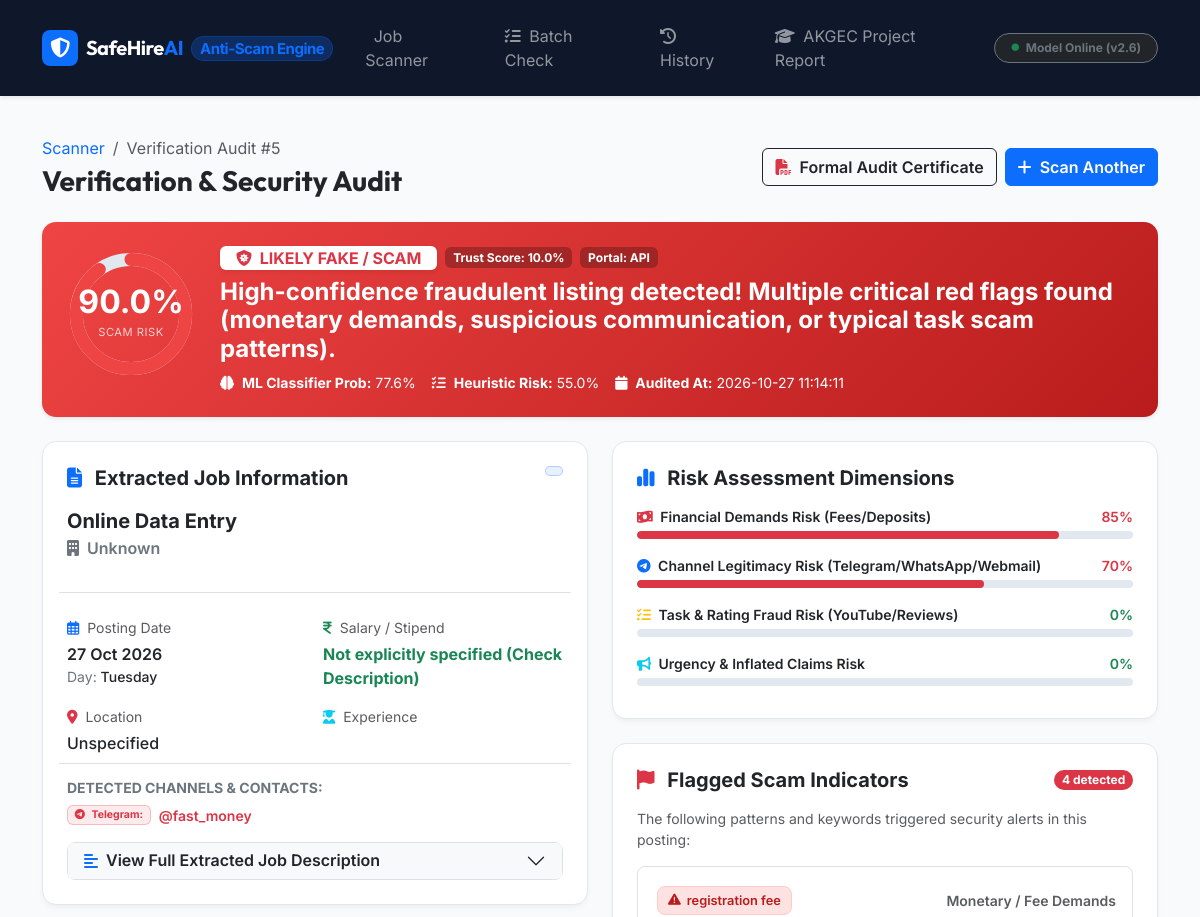
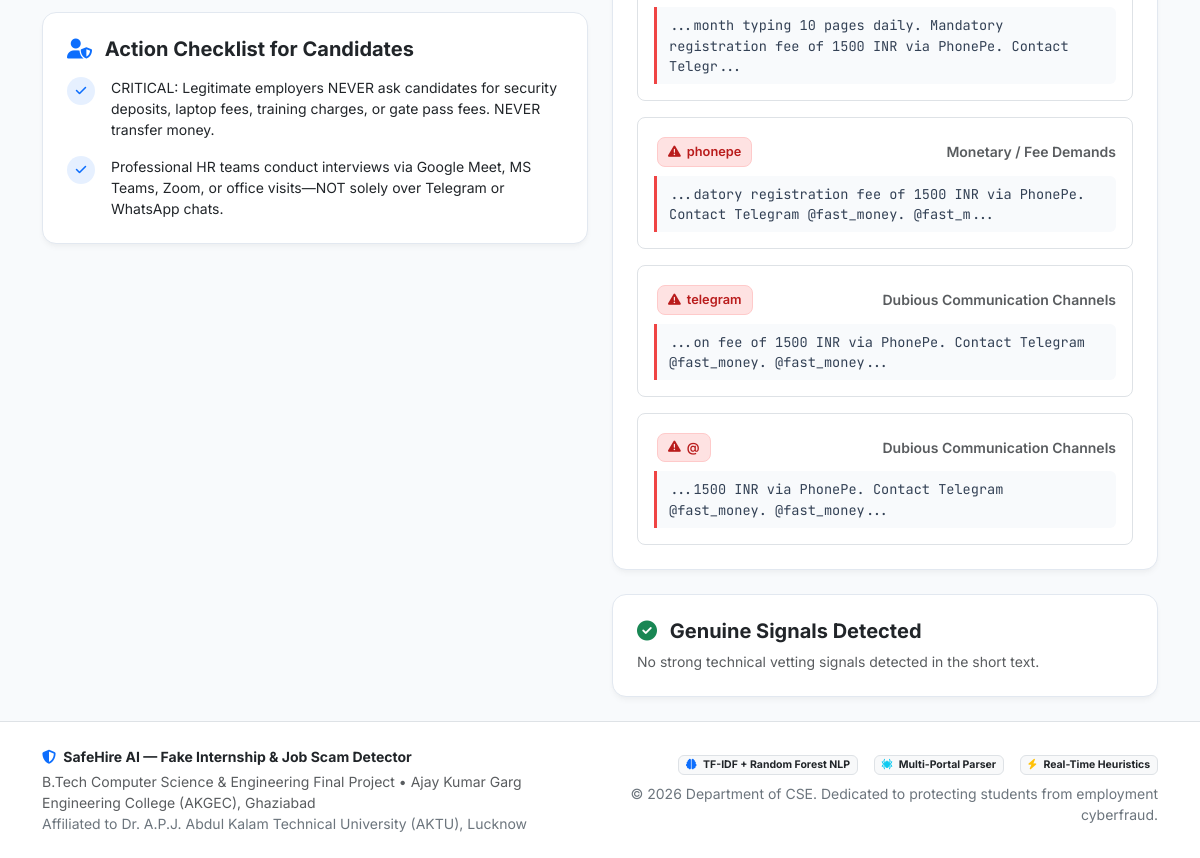
Page /scan/5 on the committed database (2 pictures, top to bottom).
### tables this page shows
CREATE TABLE scans (
            id INTEGER PRIMARY KEY AUTOINCREMENT,
            title TEXT,
            company TEXT,
            portal TEXT,
            url TEXT,
            salary TEXT,
            date_posted TEXT,
            day_posted TEXT,
            scam_score REAL,
            trust_score REAL,
            verdict TEXT,
            verdict_class TEXT,
            raw_details TEXT,
            analysis_json TEXT,
            created_at TIMESTAMP DEFAULT CURRENT_TIMESTAMP
        );

### run.py (the view)
@app.route("/scan/<int:scan_id>")
def view_scan(scan_id):
    scan = get_scan_by_id(scan_id)
    if not scan:
        flash("Scan record not found.", "warning")
        return redirect(url_for("index"))
    return render_template("result.html", scan=scan)

### app/database.py (called while the page is built)
def get_db():
    conn = sqlite3.connect(DB_PATH)
    conn.row_factory = sqlite3.Row
    return conn

def get_scan_by_id(scan_id: int):
    conn = get_db()
    cursor = conn.cursor()
    cursor.execute("SELECT * FROM scans WHERE id = ?", (scan_id,))
    row = cursor.fetchone()
    if not row:
        conn.close()
        return None
    scan = {
        "id": row["id"],
        "title": row["title"],
        "company": row["company"],
        "portal": row["portal"],
        "url": row["url"],
        "salary": row["salary"],
        "date_posted": row["date_posted"],
        "day_posted": row["day_posted"],
        "scam_score": row["scam_score"],
        "trust_score": row["trust_score"],
        "verdict": row["verdict"],
        "verdict_class": row["verdict_class"],
        "created_at": row["created_at"],
        "job_details": json.loads(row["raw_details"]),
        "analysis": json.loads(row["analysis_json"])
    }
    conn.close()
    return scan

### run.py (called while the page is built)
@app.context_processor
def inject_common_data():
    return {
        "now": datetime.now(),
        "portal_samples": PORTAL_SAMPLES
    }

### app/templates/result.html (shortened to what this page needs)
{% extends "base.html" %}
{% block content %}
<div class="container py-4">
  <div class="d-flex flex-wrap justify-content-between align-items-center gap-3 mb-4">
    <div>
      <nav aria-label="breadcrumb">
        <ol class="breadcrumb mb-1 small">
          <li class="breadcrumb-item"><a href="{{ url_for('index') }}" class="text-decoration-none">Scanner</a></li>
          <li class="breadcrumb-item active" aria-current="page">Verification Audit #{{ scan.id }}</li>
        </ol>
      </nav>
      <h3 class="fw-bold text-dark mb-0" style="font-family: 'Outfit', sans-serif;">
        Verification & Security Audit
      </h3>
    </div>
    <div class="d-flex gap-2">
      <a href="{{ url_for('export_report', scan_id=scan.id) }}" target="_blank" class="btn btn-outline-dark fw-semibold">
        <i class="fa-solid fa-file-pdf me-1 text-danger"></i> Formal Audit Certificate
      </a>
      <a href="{{ url_for('index') }}" class="btn btn-primary fw-semibold">
        <i class="fa-solid fa-plus me-1"></i> Scan Another
      </a>
    </div>
  </div>
  <div class="card card-custom overflow-hidden mb-4 border-0 shadow-sm">
    <div class="p-4 verdict-banner-{{ scan.verdict_class }}">
      <div class="row align-items-center gy-4">
        <div class="col-md-auto text-center text-md-start">
          <div class="position-relative d-inline-flex align-items-center justify-content-center" style="width: 130px; height: 130px;">
            <svg class="gauge-svg" viewBox="0 0 100 100">
              <circle class="gauge-bg" cx="50" cy="50" r="42" />
              <circle class="gauge-fill" cx="50" cy="50" r="42"
                      stroke="{{ '#ef4444' if scan.scam_score > 60 else '#f59e0b' if scan.scam_score > 25 else '#10b981' }}"
                      stroke-dasharray="263.89"
                      stroke-dashoffset="{{ 263.89 - (263.89 * (scan.scam_score / 100)) }}" />
            </svg>
            <div class="position-absolute text-center text-white">
              <span class="fs-2 fw-bold d-block lh-1">{{ scan.scam_score }}%</span>
              <span class="small opacity-75" style="font-size: 0.7rem; text-transform: uppercase; letter-spacing: 0.5px;">Scam Risk</span>
            </div>
          </div>
        </div>
        <div class="col-md">
          <div class="d-flex flex-wrap align-items-center gap-2 mb-2">
            <span class="badge bg-white text-{{ scan.verdict_class }} fs-6 fw-bold px-3 py-1 shadow-sm">
              <i class="fa-solid {{ 'fa-shield-virus' if scan.verdict_class == 'danger' else 'fa-triangle-exclamation' if scan.verdict_class == 'warning' else 'fa-shield-check' }} me-1"></i>
              {{ scan.verdict }}
            </span>
            <span class="badge bg-black bg-opacity-25 text-white">
              Trust Score: {{ scan.trust_score }}%
            </span>
            <span class="badge bg-black bg-opacity-25 text-white">
              Portal: {{ scan.portal }}
            </span>
          </div>
          <h4 class="fw-bold mb-2 text-white">{{ scan.analysis.verdict_desc }}</h4>
          <div class="d-flex flex-wrap gap-3 small text-white text-opacity-90">
            <span><i class="fa-solid fa-brain me-1"></i> <strong>ML Classifier Prob:</strong> {{ scan.analysis.ml_probability }}%</span>
            <span><i class="fa-solid fa-list-check me-1"></i> <strong>Heuristic Risk:</strong> {{ scan.analysis.heuristic_score }}%</span>
            <span><i class="fa-solid fa-calendar me-1"></i> <strong>Audited At:</strong> {{ scan.created_at }}</span>
          </div>
        </div>
      </div>
    </div>
  </div>
  <div class="row g-4">
    <div class="col-lg-6">
      <div class="card card-custom p-4 mb-4">
        <div class="d-flex justify-content-between align-items-start mb-3">
          <h5 class="fw-bold text-dark mb-0">
            <i class="fa-solid fa-file-lines text-primary me-2"></i> Extracted Job Information
          </h5>
          <span class="badge bg-primary bg-opacity-10 text-primary border border-primary border-opacity-25">
          </span>
        </div>
        <div class="mb-3">
          <div class="fs-5 fw-bold text-dark">{{ scan.title }}</div>
          <div class="text-secondary fw-semibold">
            <i class="fa-solid fa-building me-1"></i> {{ scan.company }}
          </div>
        </div>
        <div class="row g-3 py-2 border-top border-bottom my-3">
          <div class="col-6">
            <div class="small text-muted mb-1"><i class="fa-regular fa-calendar-days text-primary me-1"></i> Posting Date</div>
            <div class="fw-semibold text-dark">{{ scan.date_posted }}</div>
            <div class="small text-secondary">Day: <span class="fw-medium text-dark">{{ scan.day_posted }}</span></div>
          </div>
          <div class="col-6">
            <div class="small text-muted mb-1"><i class="fa-solid fa-indian-rupee-sign text-success me-1"></i> Salary / Stipend</div>
            <div class="fw-bold text-success">{{ scan.salary }}</div>
          </div>
          <div class="col-6">
            <div class="small text-muted mb-1"><i class="fa-solid fa-location-dot text-danger me-1"></i> Location</div>
            <div class="fw-medium text-dark">{{ scan.job_details.location }}</div>
          </div>
          <div class="col-6">
            <div class="small text-muted mb-1"><i class="fa-solid fa-user-graduate text-info me-1"></i> Experience</div>
          </div>
        </div>
        <h6 class="fw-bold small text-secondary text-uppercase mb-2">Detected Channels & Contacts:</h6>
        <div class="d-flex flex-column gap-2 mb-3">
          {% if scan.job_details.telegram_links %}
            <div class="d-flex align-items-center gap-2 small">
              <span class="badge bg-danger bg-opacity-10 text-danger border border-danger border-opacity-25">
                <i class="fa-brands fa-telegram me-1"></i> Telegram:
              </span>
              <span class="text-danger fw-semibold">{{ scan.job_details.telegram_links | join(', ') }}</span>
            </div>
          {% endif %}
        </div>
        <div class="accordion" id="descAccordion">
          <div class="accordion-item border rounded-3">
            <h2 class="accordion-header">
              <button class="accordion-button collapsed py-2 px-3 small fw-semibold bg-light" type="button" data-bs-toggle="collapse" data-bs-target="#descContent">
                <i class="fa-solid fa-align-left me-2 text-primary"></i> View Full Extracted Job Description
              </button>
            </h2>
          </div>
        </div>
      </div>
      <div class="card card-custom p-4">
        <h5 class="fw-bold text-dark mb-3">
          <i class="fa-solid fa-user-shield text-primary me-2"></i> Action Checklist for Candidates
        </h5>
        <div class="d-flex flex-column gap-3">
          {% for tip in scan.analysis.safety_tips %}
          <div class="d-flex gap-3 align-items-start">
            <div class="bg-primary bg-opacity-10 text-primary rounded-circle p-2 d-flex align-items-center justify-content-center" style="width: 28px; height: 28px; flex-shrink: 0;">
              <i class="fa-solid fa-check fa-xs"></i>
            </div>
            <div class="small text-dark">{{ tip }}</div>
          </div>
          {% endfor %}
        </div>
      </div>
    </div>
    <div class="col-lg-6">
      <div class="card card-custom p-4 mb-4">
        <h5 class="fw-bold text-dark mb-3">
          <i class="fa-solid fa-chart-simple text-primary me-2"></i> Risk Assessment Dimensions
        </h5>
        <div class="mb-3">
          <div class="d-flex justify-content-between small fw-semibold mb-1">
            <span><i class="fa-solid fa-money-bill-wave text-danger me-1"></i> Financial Demands Risk (Fees/Deposits)</span>
            <span class="{{ 'text-danger' if scan.analysis.dimension_scores.financial_risk > 30 else 'text-success' }}">{{ scan.analysis.dimension_scores.financial_risk }}%</span>
          </div>
          <div class="risk-meter-bar">
            <div class="risk-meter-fill {{ 'bg-danger' if scan.analysis.dimension_scores.financial_risk > 50 else 'bg-warning' if scan.analysis.dimension_scores.financial_risk > 20 else 'bg-success' }}"
                 style="width: {{ scan.analysis.dimension_scores.financial_risk }}%;"></div>
          </div>
        </div>
        <div class="mb-3">
          <div class="d-flex justify-content-between small fw-semibold mb-1">
            <span><i class="fa-brands fa-telegram text-primary me-1"></i> Channel Legitimacy Risk (Telegram/WhatsApp/Webmail)</span>
            <span class="{{ 'text-danger' if scan.analysis.dimension_scores.communication_risk > 30 else 'text-success' }}">{{ scan.analysis.dimension_scores.communication_risk }}%</span>
          </div>
          <div class="risk-meter-bar">
            <div class="risk-meter-fill {{ 'bg-danger' if scan.analysis.dimension_scores.communication_risk > 50 else 'bg-warning' if scan.analysis.dimension_scores.communication_risk > 20 else 'bg-success' }}"
                 style="width: {{ scan.analysis.dimension_scores.communication_risk }}%;"></div>
          </div>
        </div>
        <div class="mb-3">
          <div class="d-flex justify-content-between small fw-semibold mb-1">
            <span><i class="fa-solid fa-list-check text-warning me-1"></i> Task & Rating Fraud Risk (YouTube/Reviews)</span>
            <span class="{{ 'text-danger' if scan.analysis.dimension_scores.task_scam_risk > 30 else 'text-success' }}">{{ scan.analysis.dimension_scores.task_scam_risk }}%</span>
          </div>
          <div class="risk-meter-bar">
          </div>
        </div>
        <div class="mb-2">
          <div class="d-flex justify-content-between small fw-semibold mb-1">
            <span><i class="fa-solid fa-bullhorn text-info me-1"></i> Urgency & Inflated Claims Risk</span>
            <span class="{{ 'text-danger' if scan.analysis.dimension_scores.urgency_risk > 30 else 'text-success' }}">{{ scan.analysis.dimension_scores.urgency_risk }}%</span>
          </div>
          <div class="risk-meter-bar">
          </div>
        </div>
      </div>
      <div class="card card-custom p-4 mb-4">
        <div class="d-flex justify-content-between align-items-center mb-3">
          <h5 class="fw-bold text-dark mb-0">
            <i class="fa-solid fa-flag text-danger me-2"></i> Flagged Scam Indicators
          </h5>
          <span class="badge bg-danger rounded-pill">{{ scan.analysis.red_flags | length }} detected</span>
        </div>
        {% if scan.analysis.red_flags %}
          <p class="small text-muted mb-3">
            The following patterns and keywords triggered security alerts in this posting:
          </p>
          <div class="d-flex flex-column gap-3">
            {% for item in scan.analysis.red_flags %}
            <div class="border rounded-3 p-3 bg-white">
              <div class="d-flex justify-content-between align-items-center mb-1">
                <span class="flag-pill">
                  <i class="fa-solid fa-triangle-exclamation"></i> {{ item.keyword }}
                </span>
                <span class="small text-muted fw-semibold">{{ item.category }}</span>
              </div>
              <div class="flag-snippet">
                {{ item.context }}
              </div>
            </div>
            {% endfor %}
          </div>
        {% endif %}
      </div>
      <div class="card card-custom p-4">
        <h5 class="fw-bold text-dark mb-2">
          <i class="fa-solid fa-circle-check text-success me-2"></i> Genuine Signals Detected
        </h5>
        {% if scan.analysis.genuine_indicators %}
          <p class="small text-muted mb-3">Legitimate hiring markers identified:</p>
          <div class="d-flex flex-wrap gap-1">
            {% for gi in scan.analysis.genuine_indicators %}
            <span class="genuine-pill">
              <i class="fa-solid fa-check"></i> {{ gi }}
            </span>
            {% endfor %}
          </div>
        {% else %}
          <p class="small text-muted mb-0">No strong technical vetting signals detected in the short text.</p>
        {% endif %}
      </div>
    </div>
  </div>
</div>
{% endblock %}

### app/static/css/custom.css (style rules this page uses)
:root { --primary: #4f46e5; --primary-hover: #4338ca; --primary-light: #eef2ff; --success: #10b981; --success-bg: #ecfdf5; --warning: #f59e0b; --warning-bg: #fffbeb; --danger: #ef4444; --danger-bg: #fef2f2; --dark-bg: #0f172a; --card-bg: #ffffff; --border-color: #e2e8f0; --text-main: #1e293b; --text-muted: #64748b; --font-sans: 'Inter', -apple-system, BlinkMacSystemFont, "Segoe UI", Roboto, sans-serif; }
body { font-family: var(--font-sans); background-color: #f8fafc; color: var(--text-main); min-height: 100vh; display: flex; flex-direction: column; }
.card-custom { border: 1px solid var(--border-color); border-radius: 14px; background: #ffffff; box-shadow: 0 4px 6px -1px rgba(0, 0, 0, 0.04), 0 2px 4px -1px rgba(0, 0, 0, 0.02); transition: transform 0.2s ease, box-shadow 0.2s ease; }
.verdict-banner-danger { background: linear-gradient(135deg, #ef4444 0%, #b91c1c 100%); color: white; }
.risk-meter-bar { height: 8px; border-radius: 4px; background: #e2e8f0; overflow: hidden; }
.risk-meter-fill { height: 100%; border-radius: 4px; transition: width 0.6s ease; }
.flag-pill { display: inline-flex; align-items: center; gap: 6px; background: #fee2e2; color: #b91c1c; border: 1px solid #fecaca; padding: 4px 10px; border-radius: 8px; font-size: 0.8rem; font-weight: 600; margin: 3px; }
.flag-snippet { background: #f8fafc; border-left: 3px solid #ef4444; padding: 8px 12px; font-size: 0.85rem; color: #334155; font-family: 'JetBrains Mono', monospace; margin-top: 6px; border-radius: 0 6px 6px 0; }
.gauge-svg { width: 140px; height: 140px; transform: rotate(-90deg); }

### rows in the picture
scans: id "5", scam_score "90.0", verdict "LIKELY FAKE / SCAM", trust_score "10.0", portal "API", created_at "2026-10-27 11:14:11", title "Online Data Entry", company "Unknown", date_posted "27 Oct 2026", day_posted "Tuesday", salary "Not explicitly specified (Check Description)"

### other values in the picture
{{ scan.analysis.verdict_desc }} "High-confidence fraudulent listing detected! Multiple critical red flags found (monetary demands, suspicious communication, or typical task scam patterns)."
{{ scan.analysis.ml_probability }} "77.6"
{{ scan.analysis.heuristic_score }} "55.0"
{{ scan.job_details.location }} "Unspecified"
{{ scan.job_details.telegram_links | join(', ') }} "@fast_money"
{{ tip }} "CRITICAL: Legitimate employers NEVER ask candidates for security deposits, laptop fees, training charges, or gate pass fees. NEVER transfer money." "Professional HR teams conduct interviews via Google Meet, MS Teams, Zoom, or office visits—NOT solely over Telegram or WhatsApp chats."
{{ scan.analysis.dimension_scores.financial_risk }} "85"
{{ scan.analysis.dimension_scores.communication_risk }} "70"
{{ scan.analysis.dimension_scores.task_scam_risk }} "0"
{{ scan.analysis.dimension_scores.urgency_risk }} "0"
{{ scan.analysis.red_flags | length }} "4"
{{ item.keyword }} "registration fee" "phonepe" "telegram" "@"
{{ item.category }} "Monetary / Fee Demands" "Monetary / Fee Demands" "Dubious Communication Channels" "Dubious Communication Channels"
{{ item.context }} "...month typing 10 pages daily. Mandatory registration fee of 1500 INR via PhonePe. Contact Telegr..." "...datory registration fee of 1500 INR via PhonePe. Contact Telegram @fast_money. @fast_m..." "...on fee of 1500 INR via PhonePe. Contact Telegram @fast_money. @fast_money..." "...1500 INR via PhonePe. Contact Telegram @fast_money. @fast_money..."
